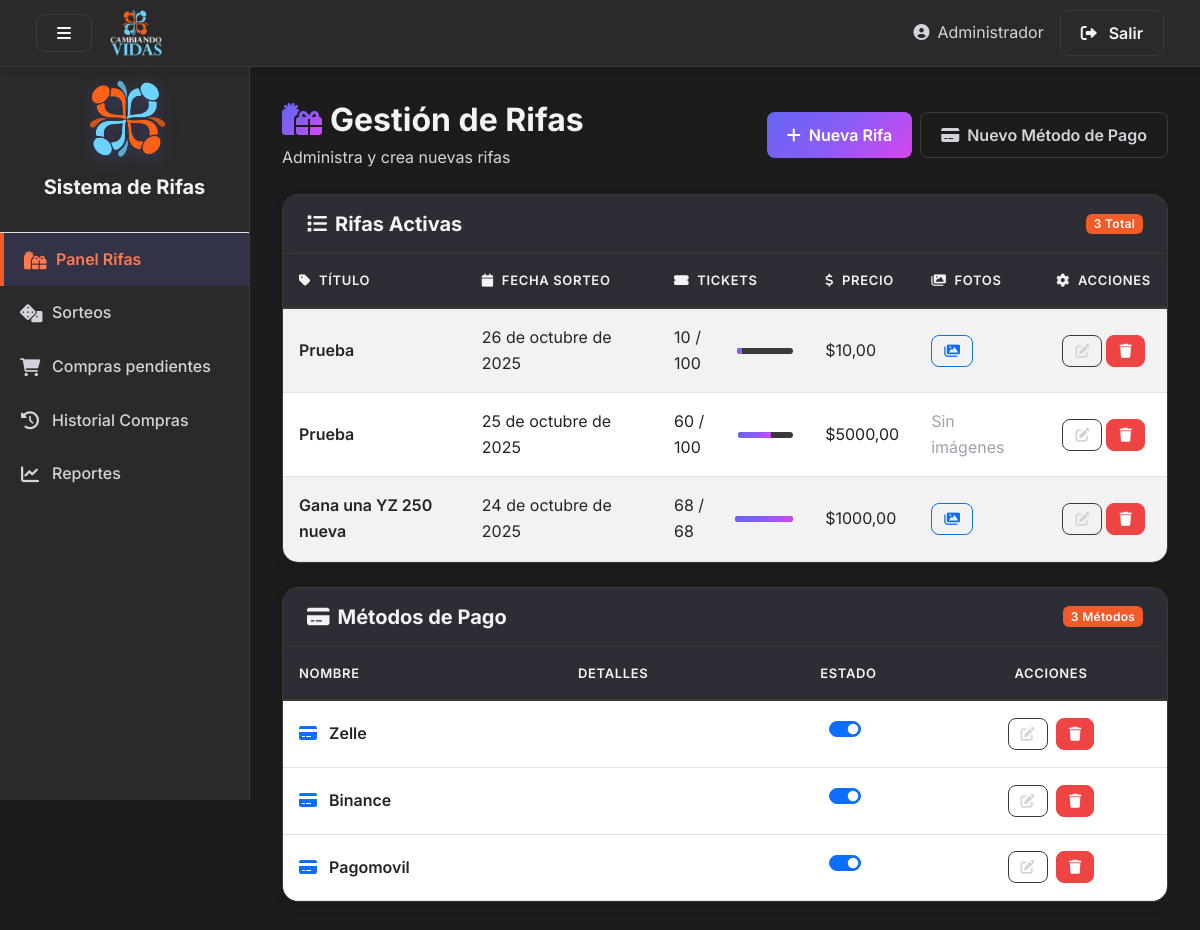
The page /app2/control/ (signed in) on the database its author committed.
### app1/models.py (models this page shows, shortened)
class Rifa(models.Model):
    titulo = models.CharField(max_length=200)
    descripcion = models.TextField(blank=True)
    fecha_sorteo = models.DateField()
    total_tickets = models.PositiveIntegerField(default=100)
    precio = models.DecimalField(max_digits=10, decimal_places=2, default=0)
    winner_ticket = models.ForeignKey('Ticket', null=True, blank=True, on_delete=models.SET_NULL, related_name='won_rifa')
    class Meta:
        ordering = ['-fecha_sorteo', 'titulo']
    @property
    def tickets_sold(self):
        return self.tickets.count()

class PaymentMethod(models.Model):
    nombre = models.CharField(max_length=200)
    detalles = models.TextField(blank=True, help_text='Instrucciones o datos para el pago, p.ej. número de cuenta, titular, nota')
    activo = models.BooleanField(default=True)
    creado_en = models.DateTimeField(auto_now_add=True)
    class Meta:
        ordering = ['-creado_en', 'nombre']

### app2/views.py (the view, shortened to what this page needs)
# urls.py: path('control/', views.control, name='control'),
def control(request):
    user_id = request.session.get('user_admin_id')
    if not user_id:
        messages.error(request, 'Debe iniciar sesión primero')
        return redirect('login')
    try:
        user = User_admin.objects.get(id=user_id)
    except User_admin.DoesNotExist:
        messages.error(request, 'Usuario no encontrado')
        return redirect('login')
    rifas = crud_rifas.obtener_rifas()
    app_methods = app1_crud.obtener_todos_metodos()
    rifas_list = []
    for r in rifas:
        images = []
        try:
            for img in r.images.all():
                try:
                    images.append(img.image.url)
                except Exception:
                    continue
        except Exception:
            images = []
        rifas_list.append({
            'id': r.id,
            'titulo': r.titulo,
            'descripcion': r.descripcion,
            'fecha_sorteo': r.fecha_sorteo.isoformat() if getattr(r, 'fecha_sorteo', None) else None,
            'total_tickets': r.total_tickets,
            'precio': float(r.precio) if getattr(r, 'precio', None) is not None else 0,
            'images': images,
            'tickets_sold': getattr(r, 'tickets', None) and r.tickets.count() or 0,
        })
    rifas_json = json.dumps(rifas_list, cls=DjangoJSONEncoder)
    context = {
        'rifas': rifas,
        'app_methods': app_methods,
        'rifas_json': rifas_json,
    }
    return render(request, 'control.html', context)

### app1/crud.py (called while the page is built)
def obtener_todos_metodos():
    return PaymentMethod.objects.all().prefetch_related('fields').order_by('-creado_en')

### app2/crud.py (called while the page is built)
def obtener_rifas():
    return Rifa.objects.all().prefetch_related('images')

### app2/templates/control.html (shortened to what this page needs)
{% load static %}
<!DOCTYPE html>
<html lang="es">
<head>
    <link href="https://cdn.jsdelivr.net/npm/bootstrap@5.3.0/dist/css/bootstrap.min.css" rel="stylesheet">
    <link rel="stylesheet" href="https://cdnjs.cloudflare.com/ajax/libs/font-awesome/6.0.0/css/all.min.css">
    <link rel="stylesheet" href="{% static 'css/paneles-style.css' %}">
</head>
<body>
    <nav class="navbar navbar-expand-lg navbar-dark">
      <div class="container-fluid">
        <button class="btn btn-outline-light me-3" id="sidebarToggle">
          <i class="fas fa-bars"></i>
        </button>
        <img src="{% static 'images/cambiando-vidas.png' %}" alt="Logo" height="50" class="me-2">
        <div class="ms-auto d-flex align-items-center">
          <span class="text-secondary me-3 d-none d-md-inline">
            <i class="fas fa-user-circle me-2"></i>Administrador
          </span>
          <a href="{% url 'logout' %}" class="btn btn-outline-light">
            <i class="fas fa-sign-out-alt"></i>
            <span class="d-none d-md-inline ms-1">Salir</span>
          </a>
        </div>
      </div>
    </nav>
  <div class="d-flex" id="wrapper" style="min-height: 100vh;">
      <div id="sidebar-wrapper">
        <div class="sidebar-heading border-bottom">
          <img src="{% static 'images/logo-img.png' %}" alt="Logo" width="80" class="mb-2">
          <h5>Sistema de Rifas</h5>
        </div>
        <div class="list-group list-group-flush">
          <a href="{% url 'control' %}" class="list-group-item active">
            <i class="fas fa-gifts"></i>
            <span>Panel Rifas</span>
          </a>
          <a href="{% url 'sorteos' %}" class="list-group-item">
            <i class="fas fa-dice fa-fw"></i>
            <span>Sorteos</span>
          </a>
          <a href="{% url 'compras' %}" class="list-group-item ">
            <i class="fas fa-shopping-cart"></i>
            <span>Compras pendientes</span>
          </a>
          <a href="{% url 'historial_compras' %}" class="list-group-item">
            <i class="fas fa-history"></i>
            <span>Historial Compras</span>
          </a>
          <a href="{% url 'reportes' %}" class="list-group-item">
            <i class="fas fa-chart-line"></i>
            <span>Reportes</span>
          </a>
        </div>
      </div>
      <div class="flex-grow-1" id="page-content-wrapper">
        <div class="d-flex justify-content-between align-items-center mb-4">
            <div>
                <h2 class="mb-1">
                    <i class="fas fa-gifts me-2 text-gradient"></i>Gestión de Rifas
                </h2>
                <p class="text-secondary mb-0">Administra y crea nuevas rifas</p>
            </div>
            <div class="d-flex gap-2">
              <button class="btn btn-primary" data-bs-toggle="modal" data-bs-target="#createRifaModal">
                <i class="fas fa-plus"></i> Nueva Rifa
              </button>
              <button class="btn btn-outline-secondary" data-bs-toggle="modal" data-bs-target="#createPaymentModal">
                <i class="fas fa-credit-card"></i> Nuevo Método de Pago
              </button>
            </div>
        </div>
        <div class="card mb-4">
            <div class="card-header d-flex justify-content-between align-items-center">
                <h5 class="mb-0">
                    <i class="fas fa-list me-2"></i>Rifas Activas
                </h5>
                <span class="badge bg-primary">{{ rifas|length }} Total</span>
            </div>
            <div class="card-body p-0">
                <div class="table-responsive">
                    <table class="table table-hover table-striped mb-0">
                        <thead>
                            <tr>
                                <th><i class="fas fa-tag me-2"></i>Título</th>
                                <th><i class="fas fa-calendar me-2"></i>Fecha Sorteo</th>
                                <th><i class="fas fa-ticket-alt me-2"></i>Tickets</th>
                                <th><i class="fas fa-dollar-sign me-2"></i>Precio</th>
                                <th><i class="fas fa-images me-2"></i>Fotos</th>
                                <th class="text-center"><i class="fas fa-cog me-2"></i>Acciones</th>
                            </tr>
                        </thead>
                        <tbody>
                            {% for rifa in rifas %}
                            <tr>
                                <td class="fw-semibold">{{ rifa.titulo }}</td>
                                <td>{{ rifa.fecha_sorteo }}</td>
                                <td>
                                    <div class="d-flex align-items-center gap-2">
                                        <span>{{ rifa.tickets_sold }} / {{ rifa.total_tickets }}</span>
                                        <div class="progress" style="width: 60px; height: 6px;">
                      {% widthratio rifa.tickets_sold rifa.total_tickets 100 as fill_width %}
                      <div class="progress-bar bg-gradient-primary" data-progress="{{ fill_width }}"></div>
                                        </div>
                                    </div>
                                </td>
                <td>
                  ${{ rifa.precio|default:0|floatformat:2 }}
                </td>
                <td>
                  {% if rifa.images.all %}
                    <button type="button" class="btn btn-sm btn-outline-primary view-photos-btn" data-id="{{ rifa.id }}" title="Ver fotos">
                    <i class="fas fa-images"></i>
                    </button>
                  {% else %}
                    <span class="text-muted">Sin imágenes</span>
                  {% endif %}
                </td>
                                <td class="text-center">
                  <div class="d-flex justify-content-center gap-1">
                    <button type="button" class="btn btn-sm btn-outline-secondary edit-rifa-btn" data-id="{{ rifa.id }}" data-titulo="{{ rifa.titulo|escapejs }}" data-fecha="{{ rifa.fecha_sorteo }}" data-total="{{ rifa.total_tickets }}" data-desc="{{ rifa.descripcion|escapejs }}" data-precio="{{ rifa.precio|default:0 }}" data-bs-toggle="modal" data-bs-target="#editRifaModal">
                      <i class="fas fa-edit"></i>
                    </button>
                    <form method="post" style="display:inline;">
                      <button type="submit" class="btn btn-danger btn-sm" title="Eliminar">
                        <i class="fas fa-trash"></i>
                      </button>
                    </form>
                  </div>
                                </td>
                            </tr>
                            {% endfor %}
                        </tbody>
                    </table>
                </div>
            </div>
        </div>
        <div class="card">
          <div class="card-header d-flex justify-content-between align-items-center">
            <h5 class="mb-0">
                <i class="fas fa-credit-card me-2"></i>Métodos de Pago
            </h5>
            <span class="badge bg-primary">{{ app_methods|length }} Métodos</span>
          </div>
          <div class="card-body p-0">
            <div class="table-responsive">
                <table class="table table-hover mb-0">
                  <thead>
                    <tr>
                      <th>Nombre</th>
                      <th>Detalles</th>
                      <th class="text-center">Estado</th>
                      <th class="text-center">Acciones</th>
                    </tr>
                  </thead>
                  <tbody>
                  {% for metodo in app_methods %}
                    <tr>
                      <td class="fw-semibold">
                        <i class="fas fa-credit-card me-2 text-primary"></i>
                        {{ metodo.nombre }}
                      </td>
                      <td style="max-width:400px;">
                      </td>
                      <td class="text-center">
                        <form method="post" class="d-inline toggle-active-form" id="toggle-form-{{ metodo.id }}">
                          <div class="form-check form-switch d-inline-block">
                            <input class="form-check-input toggle-active-input" type="checkbox"
                                   id="toggleActive{{ metodo.id }}" {% if metodo.activo %}checked{% endif %}>
                          </div>
                        </form>
                      </td>
                      <td class="text-center">
                        <button type="button" class="btn btn-sm btn-outline-secondary edit-method-btn me-1"
                                data-id="{{ metodo.id }}"
                                data-name="{{ metodo.nombre|escapejs }}"
                                data-fields='[{% for f in metodo.fields.all %}{"field_name":"{{ f.field_name|escapejs }}","field_value":"{{ f.field_value|escapejs }}"}{% if not forloop.last %},{% endif %}{% endfor %}]'
                                data-bs-toggle="modal"
                                data-bs-target="#editPaymentModal">
                            <i class="fas fa-edit"></i>
                        </button>
                        <form method="post" class="d-inline">
                          <button type="submit" class="btn btn-sm btn-danger">
                            <i class="fas fa-trash"></i>
                          </button>
                        </form>
                      </td>
                    </tr>
                  {% endfor %}
                  </tbody>
                </table>
            </div>
          </div>
        </div>
      </div>
    </div>
    <div aria-live="polite" aria-atomic="true" class="position-fixed top-0 end-0 p-3" style="z-index: 3000;">
    </div>
</body>
</html>

### rows shown on the page
Rifa: titulo "Prueba", fecha_sorteo "26 de octubre de 2025", tickets_sold "10", total_tickets "100", precio "10,00"
Rifa: titulo "Prueba", fecha_sorteo "25 de octubre de 2025", tickets_sold "60", total_tickets "100", precio "5000,00", shows "Sin imágenes"
Rifa: titulo "Gana una YZ 250 nueva", fecha_sorteo "24 de octubre de 2025", tickets_sold "68", total_tickets "68", precio "1000,00"
PaymentMethod: nombre "Zelle", activo "☑"
PaymentMethod: nombre "Binance", activo "☑"
PaymentMethod: nombre "Pagomovil", activo "☑"

### other values the page prints
{{ rifas|length }} "3"
{{ app_methods|length }} "3"
